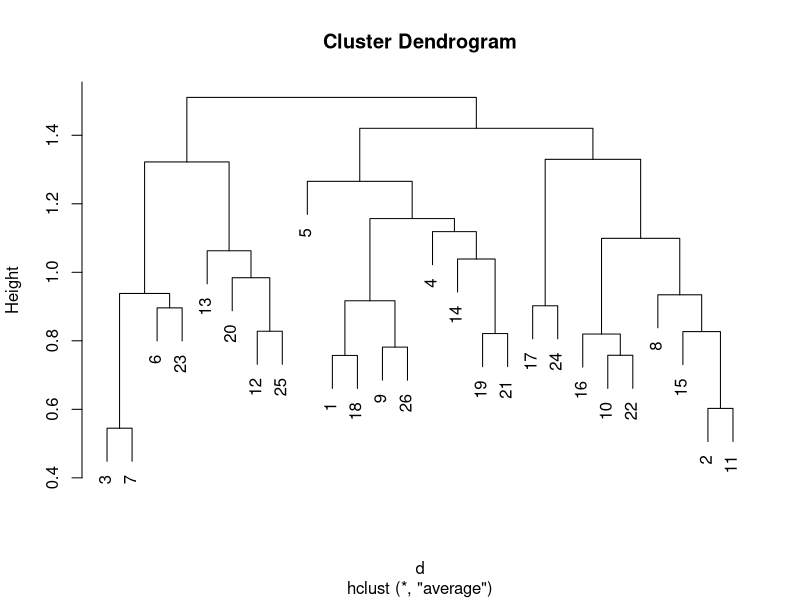

Source code (R): (Note: this script raises an error after producing the figure.)
#HW 4 Question 3 - Anand Gautam
setwd("C:/Users/agautam/Desktop/Data Mining projects with R/HW4")
set.seed(123)

#Loading the letters data
char_dat <- read.table("az-5000.txt" , TRUE)

#Removing the first column of letters data frame
new_char_dat <- char_dat[,-1]
dim(new_char_dat)
head(new_char_dat,5)

#performing kmeans and determining the number of clusters
fit <- vector()
for (i in 2:26)
{
  km.out <- kmeans(new_char_dat, centers=i, iter.max=26)
}

#average method hieracrhical clustering and showing the dendrogram with cluster index on each leaf
d <- dist(km.out$centers, method = "euclidean")
fit <- hclust(d, method="average")
plot(fit)

#creating a 26 x 26 matrix (letters by cluster numbers) by extracting cluster vector from km.out and 
#letter vector from character data set and populating the matrix using a for loop from 1 to 5000 
#for each character sample

letter_mat <- char_dat[,1]
num_cluster <- km.out$cluster 
initial_mat <- matrix(0,26,26)
rownames(initial_mat) <- LETTERS

for(k in 1:5000)
{ 
  initial_mat[letter_mat[k], num_cluster[k]] <-  initial_mat[letter_mat[k], num_cluster[k]] + 1
}

#showing the dendogram with letters by getting the letter position where maximum of the 26 x 26 letter
#matrix occurs plotting the fit with the corresponding label
common_letter <- c()
for(i in 1:26)
{
  common_letter[i] <- which.max(initial_mat[,i])
}

# plot(fit, labels=LETTERS[common_letter])
